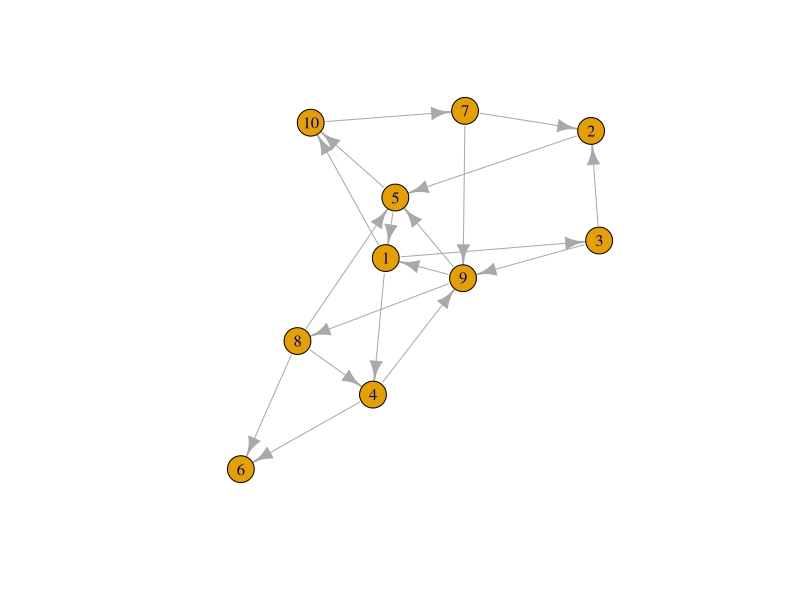
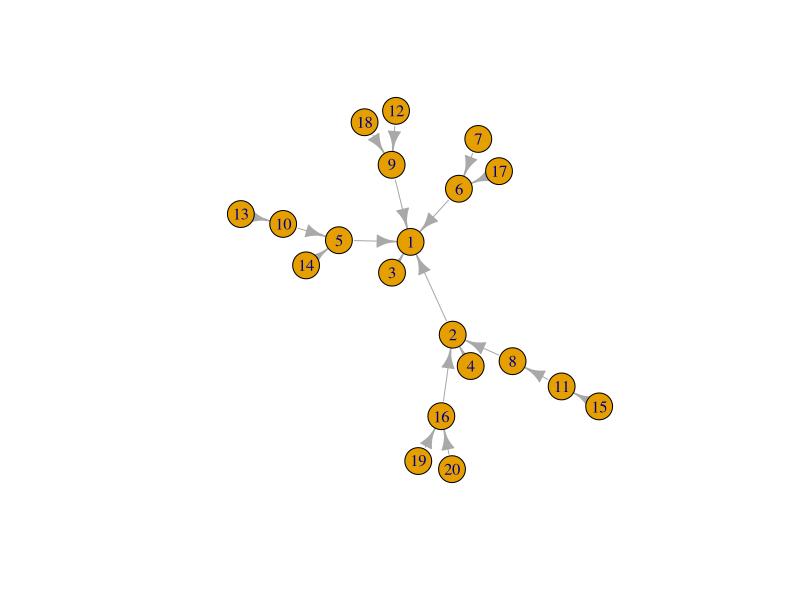

These figures' R source, in order: (Note: this script raises an error after producing the figures.)
library(igraph)
library(tidyverse)

seed = 33100

irg <- erdos.renyi.game(n = 10, p.or.m = .2, type = "gnp", directed = TRUE)

plot(irg)

degree_distribution(irg)

bag <- sample_pa(n = 20, algorithm = "psumtree-multiple")

plot(bag)

get.edge.attribute(bag)

as_data_frame(bag)

bag_df <- igraph::as_data_frame(bag) %>% rename(to = "from", from = "to") %>% select(from, to) %>%
  mutate(lag = rbinom(length(from), 1, 0.5))

bag_02 <-graph_from_data_frame(bag_df) 

plot(bag_02)


## Lets say I want a data frame, with random, non-autocorrelated true abundances.
## Each variable has a mean which draws from a gamma distribution. 
# Then we add a normal distribution on top of that.

make_microbe_series <- function(n, base = rgamma(1, 5), base_weight = 1, ac_weight = 100, neighbor_weight = 100, neighbor_vec = NULL, lag = 0, sd = 0.1){
  mts = rep(NA, length.out = n)
  if(is.null(neighbor_vec)){
    neighbor_vec = rep(0, n)
  }
  mts[1] = base + rnorm(1, 0, 1)
  if(mts[1] < 0){mts[1] = 0}
  for(iter in 2:n){
    mts[iter] = (
      # each value is the sum of several components
      base * base_weight + #base is the starting value, but also a value towards wich things trend 
        mts[iter - 1] * ac_weight # autocorrelation influence, the values tend to be similar to the values before and after 
    )/(base_weight + ac_weight) + # divide by weights
      rnorm(1, 0, sd) # finally, add some random noise on top of everything with a specified sd = standard deviation
    if(mts[iter] < 0){mts[iter] = 0} # if the value is below zero, just make it zero
  }
  #mts[mts < 0] <- 0
  mts
}

make_microbe_series(100, 5) %>% plot(type = "l")
